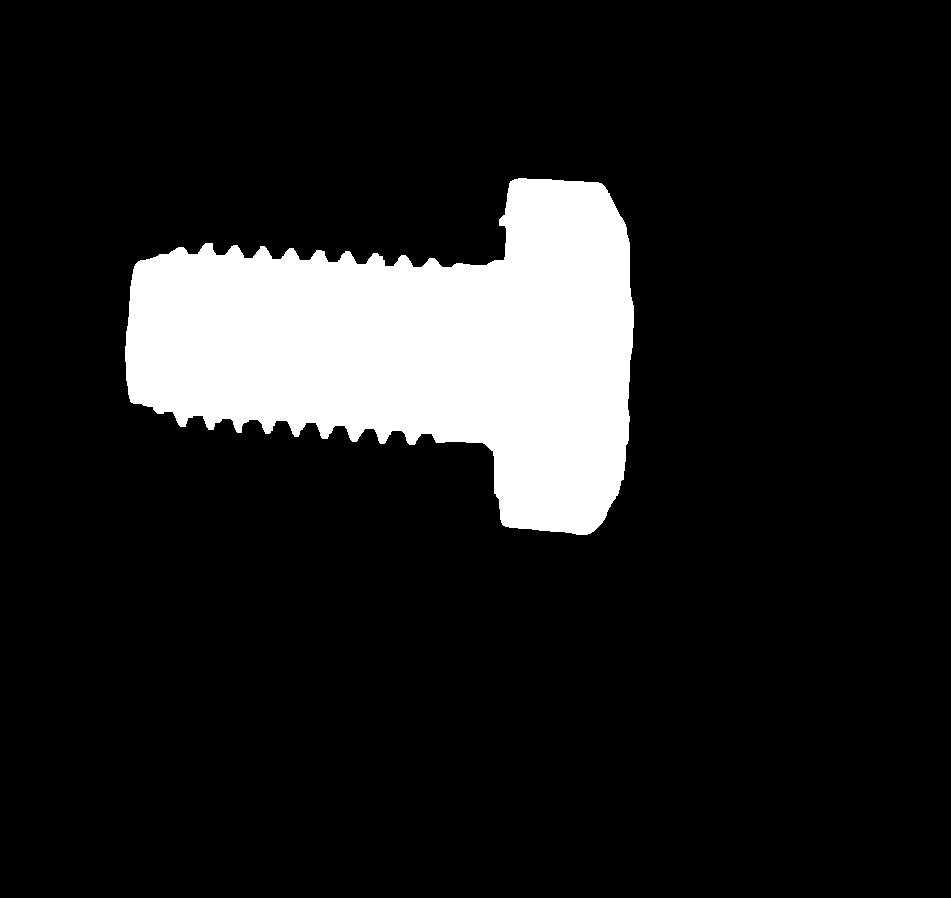
#> input picture data/bolt_mask.png, 951 x 898 px; the run also reads 1 picture not shown here
$ python projekt.py
#> lines starting #> are read from the running program, lines starting #| are printed output that depends on the picture; after the words box and inside, x2 and y2 are one past the last pixel; in counts of white or black regions, pixels touching at a corner belong together; pictures that were not available may be replaced by others from this repository, and a replacement may not be noted
import cv2 as cv
import numpy as np
import skimage as ski

# Debug mode used for calibration
DEBUG = False
# A factor by which frames are shrunk during slot detection phase (for performance)
IMAGE_DIVISION_FACTOR = 3
# Upper bound of the region sampled on the first frame (used for computing mean slot background color)
BACKGROUND_START_POS = 0
# Lower bound of the region sampled on the first frame (used for computing mean slot background color)
BACKGROUND_END_POS = 180
# Width of a slot
SLOT_WIDTH = 780
# Leftmost boundry of the conveyor
CONVEYOR_LEFT_BOUND = 350
# Rightmost boundry of the conveyor
CONVEYOR_RIGHT_BOUND = 1630
# Width of the separator between the slots
SEPARATOR_WIDTH = 140
# Position of the separator's upper bound on the first frame (used for computing mean separator color)
SEPARATOR_INIT_POS = 210
# Threshold value used for separator mask creation
SEPARATOR_MASK_THRESHOLD = 70
# Position of the separator detection region
SEPARATOR_DETECTION_POS = 90
# Width of the separator detection region
SEPARATOR_DETECTION_WIDTH = 30
# For how many frames the separator detection is stopped after detecting a separator
SEPARATOR_DETECTION_DEADZONE = 70
# Threshold value used for separator detection
SEPARATOR_DETECTION_THRESHOLD = 200
# Factor by which threshold value used in slot mask creation is scaled
SLOT_MASK_THRESHOLD_FACTOR = 0.9
# Size of opening operation performed on a binary slot image
SLOT_OPENING_SIZE = 10
# Size of closing operation performed on a binary slot image
SLOT_CLOSING_SIZE = 30
# Tolerance of a contour area when matching against a reference value
CONTOUR_AREA_TOLERANCE = 0.2
# Width of the border clearance
CLEAR_BORDER_WIDTH = 20

# Reference object data
# Object name - name of object which has a corresponding name_mask.png file inside data folder
# Contour match threshold - a threshold value below which contour is said to match the object
# Contour area - area which the contour has to occupy (within tolerance) in order to match the object
# Highlight color - BGR color used for contour highlighting in an output image
OBJECT_DATA = [
    ("bolt", 0.2, 7500.0, (0, 0, 255)),
    ("long_bolt", 1.0, 9800.0, (0, 255, 0)),
    ("short_bolt", 1.0, 2000.0, (255, 0, 0)),
    ("nut", 0.1, 10000.0, (0, 255, 255)),
    ("dowel", 0.1, 8600.0, (255, 0, 255)),
    ("hexkey", 2.0, 10000.0, (255, 255, 0)),
]

# Name of the frame source
VIDEO_NAME = "b.mp4"


# Return a mean color of a region
def get_mean_color(region):
    return np.mean(np.reshape(region, (-1, 3)), axis=0)


# Return euclidean distance between 2 colors
def distance(a, b):
    return np.linalg.norm(a - b, axis=2)


# Return dictionary of reference objects' contours along with corresponding data
def build_contour_base(objects):
    contour_base = {}
    for name, contour_match_threshold, area_threshold, highlight_color in objects:
        img = cv.imread("data/" + name + "_mask.png", cv.IMREAD_GRAYSCALE)
#> img: shape (898, 951); 12.6% white; 1 white region
        contours, _ = cv.findContours(img, cv.RETR_EXTERNAL, cv.CHAIN_APPROX_NONE)
#> contours = 1 contour; box (x1, y1, x2, y2) and area: (125, 178, 634, 535) 106798
        contour_base[name] = {
            "contour": contours[0],
            "contour_match_threshold": contour_match_threshold,
            "contour_area_reference": area_threshold,
            "highlight_color": highlight_color,
        }
#> pass 2 of the loop in build_contour_base, `for name, contour_match_threshold, area_threshold, highlight_color in ..`:
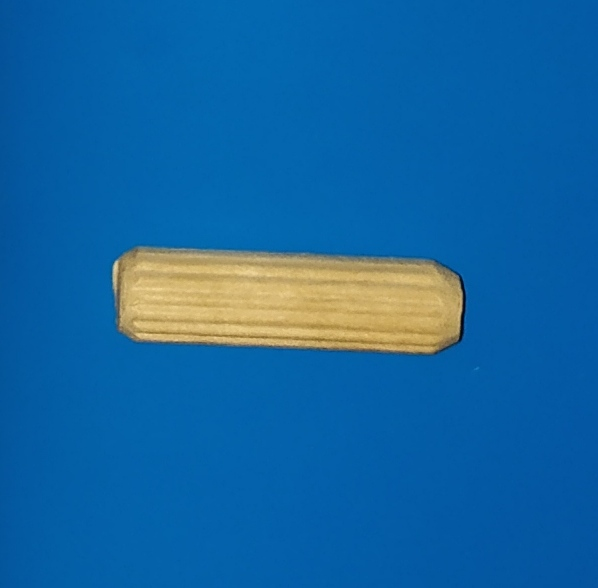
#> input picture data/dowel.jpg, 598 x 588 px, given in place of long_bolt_mask.png, which was not available
#> in build_contour_base, `img = cv.imread("data/" + name + "_mask.png", cv.IMREAD_GRAYSCALE)`:
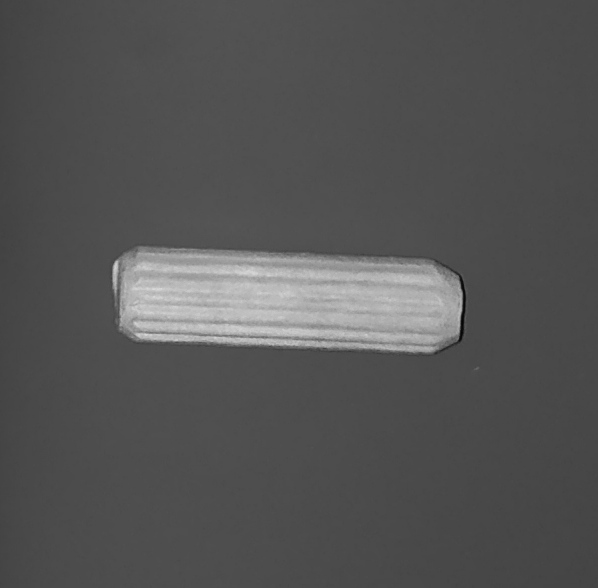
#> img: shape (588, 598); min 3, max 219, mean 84.3
#> contours = 1 contour; box (x1, y1, x2, y2) and area: (0, 0, 598, 588) 350439
#> pass 3 of the loop in build_contour_base, `for name, contour_match_threshold, area_threshold, highlight_color in ..`:
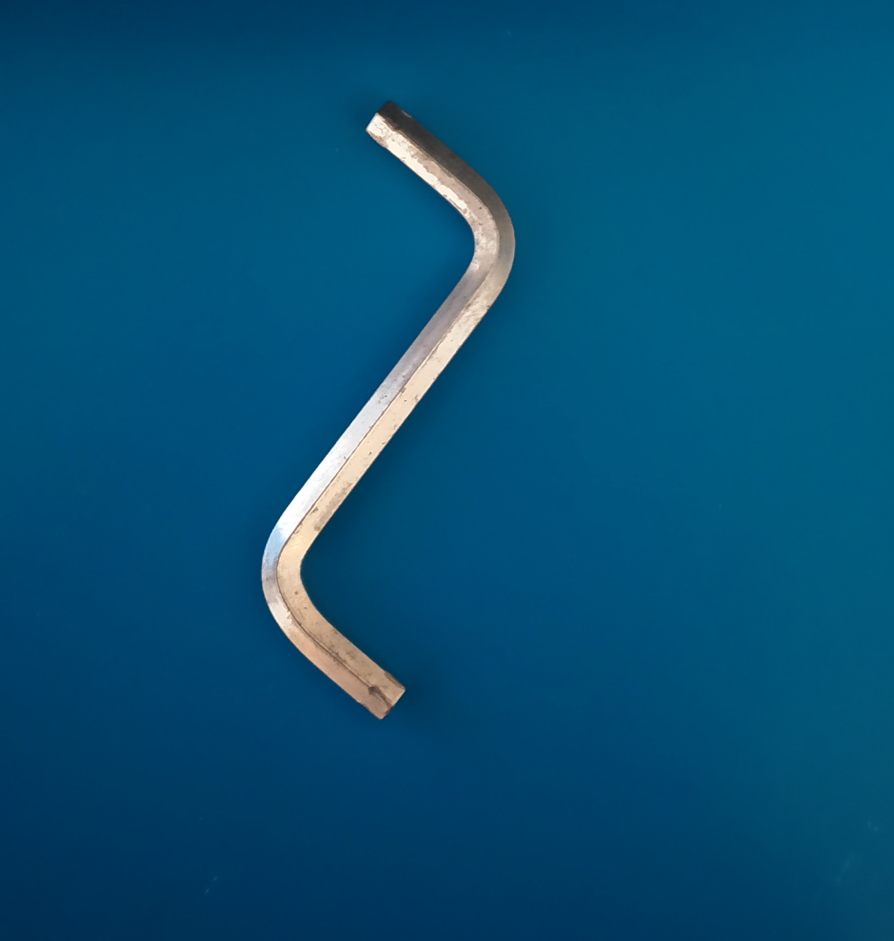
#> input picture data/hexkey.jpg, 1787 x 1881 px, given in place of short_bolt_mask.png, which was not available (shown at 1/2 size)
#> in build_contour_base, `img = cv.imread("data/" + name + "_mask.png", cv.IMREAD_GRAYSCALE)`:
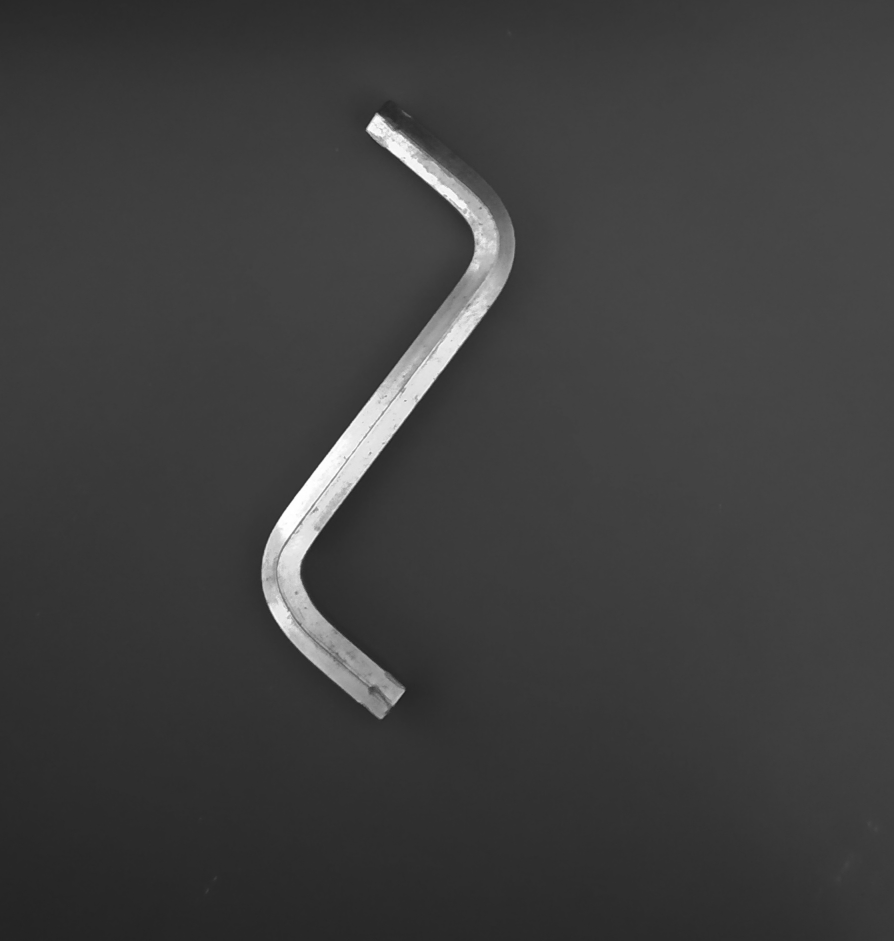
#> img: shape (1881, 1787) (shown at 1/2 size); min 27, max 255, mean 62.2
#> contours = 1 contour; box (x1, y1, x2, y2) and area: (0, 0, 1787, 1881) 3357680
#> the loop made 6 passes; the first 3 are shown
    return contour_base


# Dictionary of reference objects' contours along with corresponding data
contour_base = build_contour_base(OBJECT_DATA)
#> contour_base = 6 items
# Frame source
cap = cv.VideoCapture(VIDEO_NAME)
# The first frame and whether it exists
has_frame, frame = cap.read()
#> frame is the input picture: shape (588, 598, 3); mean B, G, R 162.1, 101.6, 20.6
# The source has no frames, exit
if not has_frame:
    print("The frame source has no frames")
    exit(1)
# Mean color of the separator
separator_color = get_mean_color(
    frame[
        SEPARATOR_INIT_POS : SEPARATOR_INIT_POS + SEPARATOR_WIDTH,
        CONVEYOR_LEFT_BOUND:CONVEYOR_RIGHT_BOUND,
    ]
)
#> separator_color = [146.3, 111.7, 55.75]
# Mean color of the slot's background
background_color = get_mean_color(
    frame[
        BACKGROUND_START_POS:BACKGROUND_END_POS,
        CONVEYOR_LEFT_BOUND:CONVEYOR_RIGHT_BOUND,
    ]
)
#> background_color = [168.1, 94.88, 3.28]
# Number of slots detected so far
slots_detected = 0
# Remaining number frames for which the separator detection will be skipped
remaining_separator_detection_deadzone = 0
# Main loop
while True:
    # Read next frame
    has_frame, frame = cap.read()
    # Stop if there are no more frames
    if not has_frame:
        break
    # Shrink frame for slot detection
    frame_scaled = ski.transform.rescale(
        frame, 1.0 / IMAGE_DIVISION_FACTOR, order=0, channel_axis=2, preserve_range=True
    )
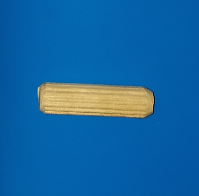
#> frame_scaled: shape (196, 199, 3); mean B, G, R 162.1, 101.6, 20.6
    # Area of the frame that should contain an entire slot
    slot = frame[
        SEPARATOR_DETECTION_POS
        + SEPARATOR_WIDTH : SEPARATOR_DETECTION_POS
        + SEPARATOR_WIDTH
        + SLOT_WIDTH,
        CONVEYOR_LEFT_BOUND:CONVEYOR_RIGHT_BOUND,
    ]
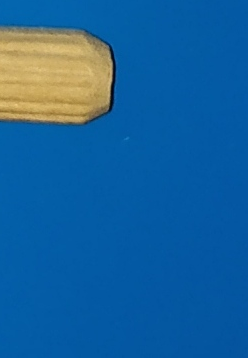
#> slot: shape (358, 248, 3); mean B, G, R 156.8, 98.5, 24.2
    # Binary mask of separators
    separator_mask = (
        (distance(separator_color, frame_scaled) < SEPARATOR_MASK_THRESHOLD) * 255
    ).astype(np.uint8)
#> in distance, `return np.linalg.norm(a - b, axis=2)`:
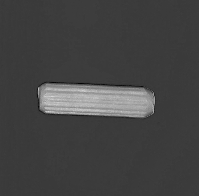
#> returned value: shape (196, 199) float64; min 3.25, max 213.9, mean 68
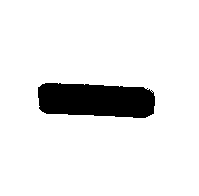
#> separator_mask: shape (196, 199); 91.1% white; 1 black region, box (x1, y1, x2, y2) and area: (38, 83, 155, 118) 3469
    # Detect slot only if outside the detection deadzone
    if remaining_separator_detection_deadzone == 0:
        # Wheter a slot was detected
        separator_detection = (
            np.mean(
                separator_mask[
                    SEPARATOR_DETECTION_POS
                    // IMAGE_DIVISION_FACTOR : (
                        SEPARATOR_DETECTION_POS + SEPARATOR_DETECTION_WIDTH
                    )
                    // IMAGE_DIVISION_FACTOR,
                    CONVEYOR_LEFT_BOUND
                    // IMAGE_DIVISION_FACTOR : CONVEYOR_RIGHT_BOUND
                    // IMAGE_DIVISION_FACTOR,
                ]
            )
            > SEPARATOR_DETECTION_THRESHOLD
        )
#> separator_detection = True
        # If slot is detected
        if separator_detection:
            # Stop slot detection for following number of frames
            remaining_separator_detection_deadzone = SEPARATOR_DETECTION_DEADZONE
            # Increment number of detected slots
            slots_detected += 1
            # Print detected slot number
            print("Slot number", slots_detected, "detected.")
            # Convert slot image to gray
            slot_mask = cv.cvtColor(slot, cv.COLOR_BGR2GRAY)
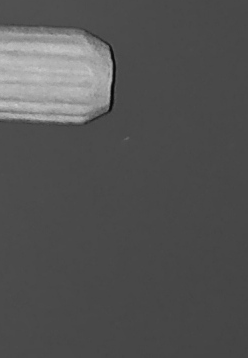
#> slot_mask: shape (358, 248); min 4, max 206, mean 82.9
            # Binary mask of objects inside a slot
            slot_mask = (
                (slot_mask < SLOT_MASK_THRESHOLD_FACTOR * np.mean(background_color))
                * 255
            ).astype(np.uint8)
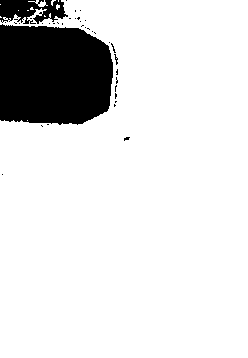
#> slot_mask: shape (358, 248); 87.2% white; 37 black regions (35 under 20 px), largest, box (x1, y1, x2, y2) and area: (0, 24, 113, 125) 10147, (0, 0, 68, 24) 1085
            # Remove unwanted objects on slot mask edges
            slot_mask = (
                (
                    ski.segmentation.clear_border(
                        ski.measure.label(slot_mask), buffer_size=CLEAR_BORDER_WIDTH
                    )
                    != 0
                )
                * 255
            ).astype(np.uint8)
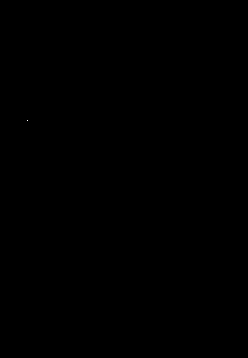
#> slot_mask: shape (358, 248); 0% white in thin lines or dots, all inside (x1, y1, x2, y2) = (27, 120, 28, 121)
            # Close objects' shapes
            slot_mask = ski.morphology.closing(
                slot_mask, ski.morphology.square(SLOT_CLOSING_SIZE)
            )
            # Remove small unwanted artifacts
            slot_mask = ski.morphology.opening(
                slot_mask, ski.morphology.square(SLOT_OPENING_SIZE)
            )
#> slot_mask: shape (358, 248); every value is 0
            # Detect contours of objects inside slot mask
            detected_contours, _ = cv.findContours(
                slot_mask, cv.RETR_EXTERNAL, cv.CHAIN_APPROX_NONE
            )
#> detected_contours = []
            if DEBUG:
                # In debug, convert slot mask to color for contour drawing
                slot_mask = cv.cvtColor(slot_mask, cv.COLOR_GRAY2BGR)
            else:
                # Initialize vector for match counting
                matches = np.zeros((len(contour_base)))
#> matches = [0, 0, 0, 0, 0, 0]
            # For every detected contour
            for detected_contour in detected_contours:
                # For every reference object
                for i, (name, object) in enumerate(contour_base.items()):
                    # Value denoting how similar the detected object's and reference object's contours are
                    contour_similarity = cv.matchShapes(
                        object["contour"], detected_contour, cv.CONTOURS_MATCH_I3, 0
                    )
                    # Area size of the detected object's contour
                    contour_area = cv.contourArea(detected_contour)
                    # If contour similarity is below threshold and contour areas are within tolerance, then the objects match
                    if (
                        contour_similarity < object["contour_match_threshold"]
                        and contour_area
                        > object["contour_area_reference"]
                        * (1.0 - CONTOUR_AREA_TOLERANCE)
                    ) and contour_area < object["contour_area_reference"] * (
                        1.0 + CONTOUR_AREA_TOLERANCE
                    ):
                        if DEBUG:
                            # In debug, draw contours which have 1 or more matches
                            cv.drawContours(
                                slot_mask,
                                detected_contour,
                                -1,
                                (0, 255, 0),
                                3,
                            )
                            # In debug, print successful match info in green
                            print("\033[32m", end="")
                        else:
                            # Increment matches count for matching reference object
                            matches[i] += 1
                            # Draw contour on output image
                            cv.drawContours(
                                slot,
                                detected_contour,
                                -1,
                                object["highlight_color"],
                                3,
                            )
                            # After finding a match, move to the next object
                            break
                    if DEBUG:
                        # In debug, print info about current match
                        print(
                            "Check for " + name + "\tcontour:",
                            contour_similarity,
                            "\tcontour_match_threshold:",
                            object["contour_match_threshold"],
                            "\tcontour_area:",
                            contour_area,
                            "\tcontour_area_reference:",
                            object["contour_area_reference"],
                            "\033[0m",
                        )
                if DEBUG:
                    print()
#> this loop made 0 passes
            if not DEBUG:
                # Print number of matches after processing all items inside a slot
                for i, name in enumerate(contour_base.keys()):
                    print(name + ":", matches[i].astype(int))
#> this loop made 6 passes
#| bolt: 0
#| long_bolt: 0
#| short_bolt: 0
#| nut: 0
#| dowel: 0
#| hexkey: 0
                print(
                    "no matches:", (len(detected_contours) - matches.sum()).astype(int)
                )
#| no matches: 0
                print()
            if DEBUG:
                # In debug, show slot mask with matched contours
                cv.imshow("slot", slot_mask)
            else:
                # Show output image of a slot with classified objects
                cv.imshow("frame", slot)
            # Stop to show output (press q to continue)
            while True:
                if cv.waitKey(-1) == ord("q"):
#> (key q is pressed here)
                    break
        if DEBUG:
            # In debug, convert separator mask to color for separator check region drawing
            separator_mask = cv.cvtColor(separator_mask, cv.COLOR_GRAY2BGR)
            if separator_detection:
                # In debug, if separator is detected, color the separator check region green
                separator_mask[
                    SEPARATOR_DETECTION_POS
                    // IMAGE_DIVISION_FACTOR : (
                        SEPARATOR_DETECTION_POS + SEPARATOR_DETECTION_WIDTH
                    )
                    // IMAGE_DIVISION_FACTOR,
                    CONVEYOR_LEFT_BOUND
                    // IMAGE_DIVISION_FACTOR : CONVEYOR_RIGHT_BOUND
                    // IMAGE_DIVISION_FACTOR,
                ] = [
                    0,
                    255,
                    0,
                ]
            else:
                # In debug, if separator is not detected, color the separator check region red
                separator_mask[
                    SEPARATOR_DETECTION_POS
                    // IMAGE_DIVISION_FACTOR : (
                        SEPARATOR_DETECTION_POS + SEPARATOR_DETECTION_WIDTH
                    )
                    // IMAGE_DIVISION_FACTOR,
                    CONVEYOR_LEFT_BOUND
                    // IMAGE_DIVISION_FACTOR : CONVEYOR_RIGHT_BOUND
                    // IMAGE_DIVISION_FACTOR,
                ] = [
                    0,
                    0,
                    255,
                ]
    else:
        # If inside detection deadzone, skip slot detection and decrement number of remaining deadzone frames
        remaining_separator_detection_deadzone -= 1
        if DEBUG:
            # In debug, convert separator mask to color for separator check region drawing
            separator_mask = cv.cvtColor(separator_mask, cv.COLOR_GRAY2BGR)
            # In debug, if inside detection deadzone, color the separator check region blue
            separator_mask[
                SEPARATOR_DETECTION_POS
                // IMAGE_DIVISION_FACTOR : (
                    SEPARATOR_DETECTION_POS + SEPARATOR_DETECTION_WIDTH
                )
                // IMAGE_DIVISION_FACTOR,
                CONVEYOR_LEFT_BOUND
                // IMAGE_DIVISION_FACTOR : CONVEYOR_RIGHT_BOUND
                // IMAGE_DIVISION_FACTOR,
            ] = [
                255,
                0,
                0,
            ]
    if DEBUG:
        # In debug, show separator mask with the separator check region
        cv.imshow("separator_mask", separator_mask)
        # In debug, show current frame
        cv.imshow("frame", frame_scaled)
    else:
        # Show current frame clipped to the slot area
        cv.imshow("frame", slot)
    # Interrupt program for rendering (press q to exit)
    if cv.waitKey(34) == ord("q"):
#> (key q is pressed here)
        break
# Cleanup
cv.destroyAllWindows()
cap.release()
